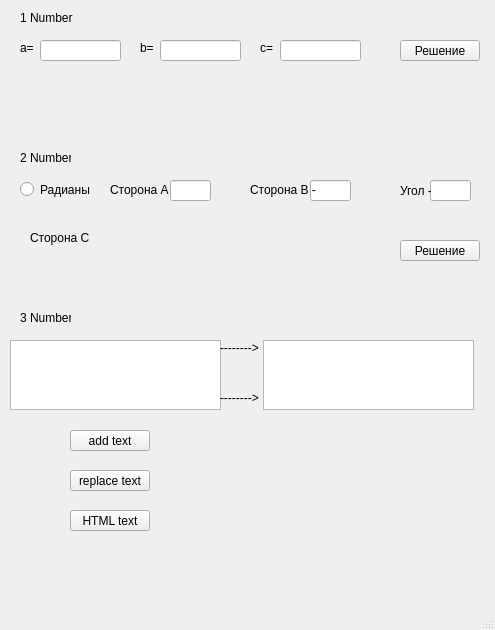
<?xml version="1.0" encoding="UTF-8"?>
<ui version="4.0">
 <class>MainWindow</class>
 <widget class="QMainWindow" name="MainWindow">
  <property name="geometry">
   <rect>
    <x>0</x>
    <y>0</y>
    <width>495</width>
    <height>630</height>
   </rect>
  </property>
  <property name="windowTitle">
   <string>MainWindow</string>
  </property>
  <widget class="QWidget" name="centralwidget">
   <widget class="QLabel" name="label_a">
    <property name="geometry">
     <rect>
      <x>20</x>
      <y>40</y>
      <width>16</width>
      <height>16</height>
     </rect>
    </property>
    <property name="text">
     <string>a=</string>
    </property>
   </widget>
   <widget class="QLabel" name="label_b">
    <property name="geometry">
     <rect>
      <x>140</x>
      <y>40</y>
      <width>16</width>
      <height>16</height>
     </rect>
    </property>
    <property name="text">
     <string>b=</string>
    </property>
   </widget>
   <widget class="QLabel" name="label_c">
    <property name="geometry">
     <rect>
      <x>260</x>
      <y>40</y>
      <width>16</width>
      <height>16</height>
     </rect>
    </property>
    <property name="text">
     <string>c=</string>
    </property>
   </widget>
   <widget class="QLineEdit" name="lineEdit_a">
    <property name="geometry">
     <rect>
      <x>40</x>
      <y>40</y>
      <width>81</width>
      <height>21</height>
     </rect>
    </property>
   </widget>
   <widget class="QLineEdit" name="lineEdit_b">
    <property name="geometry">
     <rect>
      <x>160</x>
      <y>40</y>
      <width>81</width>
      <height>21</height>
     </rect>
    </property>
   </widget>
   <widget class="QLineEdit" name="lineEdit_c">
    <property name="geometry">
     <rect>
      <x>280</x>
      <y>40</y>
      <width>81</width>
      <height>21</height>
     </rect>
    </property>
   </widget>
   <widget class="QLabel" name="label_X1">
    <property name="geometry">
     <rect>
      <x>30</x>
      <y>100</y>
      <width>101</width>
      <height>16</height>
     </rect>
    </property>
    <property name="text">
     <string/>
    </property>
   </widget>
   <widget class="QLabel" name="label_X2">
    <property name="geometry">
     <rect>
      <x>250</x>
      <y>100</y>
      <width>21</width>
      <height>16</height>
     </rect>
    </property>
    <property name="text">
     <string/>
    </property>
   </widget>
   <widget class="QLabel" name="label_x1">
    <property name="geometry">
     <rect>
      <x>10</x>
      <y>100</y>
      <width>16</width>
      <height>16</height>
     </rect>
    </property>
    <property name="text">
     <string/>
    </property>
   </widget>
   <widget class="QLabel" name="label_x2">
    <property name="geometry">
     <rect>
      <x>230</x>
      <y>100</y>
      <width>21</width>
      <height>16</height>
     </rect>
    </property>
    <property name="text">
     <string/>
    </property>
   </widget>
   <widget class="QPushButton" name="pushButton">
    <property name="geometry">
     <rect>
      <x>400</x>
      <y>40</y>
      <width>80</width>
      <height>21</height>
     </rect>
    </property>
    <property name="text">
     <string>Решение</string>
    </property>
   </widget>
   <widget class="QLabel" name="Number_1">
    <property name="geometry">
     <rect>
      <x>20</x>
      <y>10</y>
      <width>61</width>
      <height>16</height>
     </rect>
    </property>
    <property name="text">
     <string>1 Number</string>
    </property>
   </widget>
   <widget class="QLabel" name="Number_2">
    <property name="geometry">
     <rect>
      <x>20</x>
      <y>150</y>
      <width>51</width>
      <height>16</height>
     </rect>
    </property>
    <property name="text">
     <string>2 Number</string>
    </property>
   </widget>
   <widget class="QRadioButton" name="Rad_Button">
    <property name="geometry">
     <rect>
      <x>20</x>
      <y>180</y>
      <width>84</width>
      <height>19</height>
     </rect>
    </property>
    <property name="text">
     <string>Радианы</string>
    </property>
   </widget>
   <widget class="QLineEdit" name="Side_A">
    <property name="geometry">
     <rect>
      <x>170</x>
      <y>180</y>
      <width>41</width>
      <height>21</height>
     </rect>
    </property>
   </widget>
   <widget class="QLineEdit" name="Side_B">
    <property name="geometry">
     <rect>
      <x>310</x>
      <y>180</y>
      <width>41</width>
      <height>21</height>
     </rect>
    </property>
   </widget>
   <widget class="QLineEdit" name="Corner">
    <property name="geometry">
     <rect>
      <x>430</x>
      <y>180</y>
      <width>41</width>
      <height>21</height>
     </rect>
    </property>
   </widget>
   <widget class="QLabel" name="label">
    <property name="geometry">
     <rect>
      <x>110</x>
      <y>180</y>
      <width>61</width>
      <height>20</height>
     </rect>
    </property>
    <property name="text">
     <string>Сторона А - </string>
    </property>
   </widget>
   <widget class="QLabel" name="label_2">
    <property name="geometry">
     <rect>
      <x>250</x>
      <y>180</y>
      <width>71</width>
      <height>20</height>
     </rect>
    </property>
    <property name="text">
     <string>Сторона B -</string>
    </property>
   </widget>
   <widget class="QLabel" name="label_3">
    <property name="geometry">
     <rect>
      <x>400</x>
      <y>180</y>
      <width>31</width>
      <height>21</height>
     </rect>
    </property>
    <property name="text">
     <string>Угол -</string>
    </property>
   </widget>
   <widget class="QLabel" name="label_4">
    <property name="geometry">
     <rect>
      <x>30</x>
      <y>230</y>
      <width>61</width>
      <height>16</height>
     </rect>
    </property>
    <property name="text">
     <string>Сторона C -</string>
    </property>
   </widget>
   <widget class="QLabel" name="Side_C">
    <property name="geometry">
     <rect>
      <x>100</x>
      <y>230</y>
      <width>47</width>
      <height>16</height>
     </rect>
    </property>
    <property name="text">
     <string/>
    </property>
   </widget>
   <widget class="QPushButton" name="pushButton_2">
    <property name="geometry">
     <rect>
      <x>400</x>
      <y>240</y>
      <width>80</width>
      <height>21</height>
     </rect>
    </property>
    <property name="text">
     <string>Решение</string>
    </property>
   </widget>
   <widget class="QLabel" name="Cos">
    <property name="geometry">
     <rect>
      <x>30</x>
      <y>270</y>
      <width>47</width>
      <height>13</height>
     </rect>
    </property>
    <property name="text">
     <string/>
    </property>
   </widget>
   <widget class="QLabel" name="Number_3">
    <property name="geometry">
     <rect>
      <x>20</x>
      <y>310</y>
      <width>51</width>
      <height>16</height>
     </rect>
    </property>
    <property name="text">
     <string>3 Number</string>
    </property>
   </widget>
   <widget class="QPlainTextEdit" name="Text_1">
    <property name="geometry">
     <rect>
      <x>10</x>
      <y>340</y>
      <width>211</width>
      <height>70</height>
     </rect>
    </property>
   </widget>
   <widget class="QPlainTextEdit" name="Text_2">
    <property name="geometry">
     <rect>
      <x>263</x>
      <y>340</y>
      <width>211</width>
      <height>70</height>
     </rect>
    </property>
   </widget>
   <widget class="QPushButton" name="add_text">
    <property name="geometry">
     <rect>
      <x>70</x>
      <y>430</y>
      <width>80</width>
      <height>21</height>
     </rect>
    </property>
    <property name="text">
     <string>add text</string>
    </property>
   </widget>
   <widget class="QPushButton" name="replace_text">
    <property name="geometry">
     <rect>
      <x>70</x>
      <y>470</y>
      <width>80</width>
      <height>21</height>
     </rect>
    </property>
    <property name="text">
     <string>replace text</string>
    </property>
   </widget>
   <widget class="QPushButton" name="HTML_text">
    <property name="geometry">
     <rect>
      <x>70</x>
      <y>510</y>
      <width>80</width>
      <height>21</height>
     </rect>
    </property>
    <property name="text">
     <string>HTML text</string>
    </property>
   </widget>
   <widget class="QLabel" name="label_5">
    <property name="geometry">
     <rect>
      <x>220</x>
      <y>340</y>
      <width>41</width>
      <height>16</height>
     </rect>
    </property>
    <property name="text">
     <string>--------&gt;</string>
    </property>
   </widget>
   <widget class="QLabel" name="label_6">
    <property name="geometry">
     <rect>
      <x>220</x>
      <y>390</y>
      <width>41</width>
      <height>16</height>
     </rect>
    </property>
    <property name="text">
     <string>--------&gt;</string>
    </property>
   </widget>
  </widget>
  <widget class="QMenuBar" name="menubar">
   <property name="geometry">
    <rect>
     <x>0</x>
     <y>0</y>
     <width>495</width>
     <height>20</height>
    </rect>
   </property>
  </widget>
  <widget class="QStatusBar" name="statusbar"/>
 </widget>
 <resources/>
 <connections/>
</ui>
